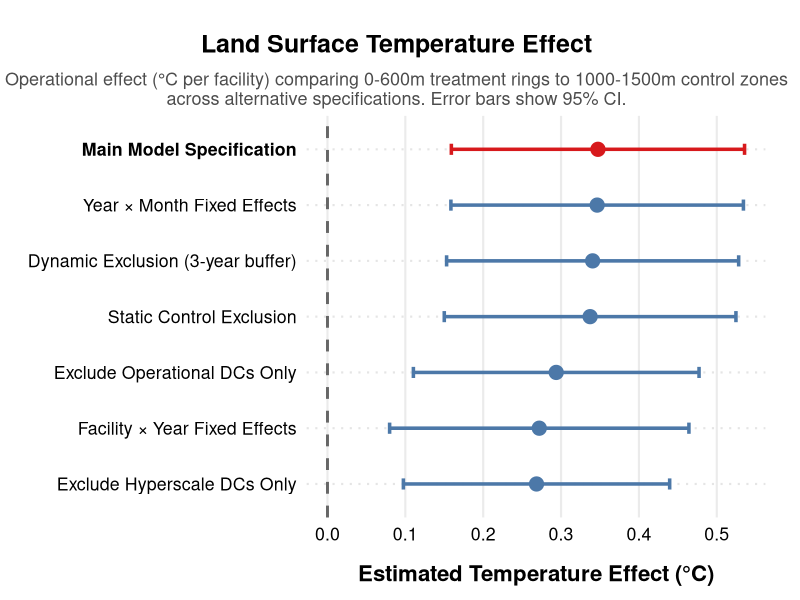

The R source for this figure:
# fig_robustness_forest.R
library(tidyverse)
library(here)

options(bitmapType = "cairo")

# 1. Load the results
cat("Loading all_robust_headline.csv...\n")
raw_res <- read_csv(here("results", "all_robust_headline.csv"), show_col_types = FALSE)

# 2. Filter for Operational effect, drop unclustered models, and create clean labels
plot_data <- raw_res %>%
  filter(term == "treated_post", cluster_var != "none") %>%
  mutate(
    ci_low = estimate - 1.96 * se,
    ci_high = estimate + 1.96 * se,
    
    # Translate model parameters into plain-English poster labels
    model_label = case_when(
      # Add contam_buffer == 0 to isolate the true anchor
      fe_spec == "pixel_id + year" & cluster_var == "export_id" & contam_timing == "dynamic" & contam_scope == "all_oc" & contam_buffer == 0 ~ "Main Model Specification",
      
      contam_timing == "static" & cluster_var == "export_id" ~ "Static Control Exclusion",
      contam_buffer == 3 ~ "Dynamic Exclusion (3-year buffer)",
      fe_spec == "pixel_id + year^export_id" ~ "Facility × Year Fixed Effects",
      fe_spec == "pixel_id + year^month" ~ "Year × Month Fixed Effects",
      contam_scope == "all" ~ "Exclude Operational DCs Only",
      contam_scope == "hs_only" ~ "Exclude Hyperscale DCs Only",
      TRUE ~ paste("Other:", fe_spec)
    ),
    
    # Flag the main model so we can color it differently on the poster
    is_main = ifelse(model_label == "Main Model Specification", "Main", "Robustness Check")
  )

# 3. Order the y-axis so the Main Model is at the very top, and the rest are sorted by effect size
plot_data <- plot_data %>%
  arrange(is_main == "Main", estimate) %>%
  mutate(model_label = fct_inorder(model_label))

# 4. Generate the plot
cat("Rendering forest plot...\n")
p <- ggplot(plot_data, aes(x = estimate, y = model_label, color = is_main)) +
  # Add the zero-effect reference line
  geom_vline(xintercept = 0, linetype = "dashed", color = "gray40", linewidth = 1) +
  
  # Add the confidence interval bars
  geom_errorbarh(aes(xmin = ci_low, xmax = ci_high), height = 0.2, linewidth = 1.2) +
  
  # Add the point estimates
  geom_point(size = 4.5) +
  
  scale_color_manual(values = c("Main" = "#d7191c", "Robustness Check" = "#4C78A8")) +
  

  
  # Set custom x-axis ticks every 0.1 degrees Celsius based on data range
  scale_x_continuous(
    breaks = seq(
      floor(min(plot_data$ci_low) * 10) / 10, 
      ceiling(max(plot_data$ci_high) * 10) / 10, 
      by = 0.1
    )
  )  +
  
  # Clean up labels featuring ring specifications in the subtitle
  labs(
    title = str_wrap("Land Surface Temperature Effect", width = 42),
    subtitle = str_wrap("Operational effect (\u00b0C per facility) comparing 0-600m treatment rings to 1000-1500m control zones across alternative specifications. Error bars show 95% CI.", width = 100),
    x = "Estimated Temperature Effect (\u00b0C)",
    y = NULL 
  ) +
  
  # Poster-friendly theming
  theme_minimal(base_size = 16) +
  theme(
    legend.position = "none",
    
    # Center the title/subtitle over the ENTIRE plot area, not just the panel
    plot.title.position = "plot",
    
    # Give the outer edges breathing room so text doesn't clip
    plot.margin = margin(t = 25, r = 25, b = 10, l = 20, unit = "pt"),
    
    plot.title = element_text(face = "bold", hjust = 0.5, size = 18, margin = margin(b = 10)),
    plot.subtitle = element_text(hjust = 0.5, size = 13, margin = margin(b = 5), color = "gray30"),
    
    # Matched "Main Model Specification" here so the y-axis text bolds correctly
    axis.text.y = element_text(face = ifelse(plot_data$model_label == "Main Model Specification", "bold", "plain"), color = "black"),
    
    axis.text.x = element_text(color = "black"),
    axis.title.x = element_text(face = "bold", margin = margin(t = 15)),
    panel.grid.minor = element_blank(),
    panel.grid.major.y = element_line(color = "gray90", linetype = "dotted")
  )

# 5. Save the output
out_file <- here("figures", "heat_forest_plot.png")
ggsave(out_file, p, width = 11, height = 7, dpi = 300, bg = "white")
cat("Success! Saved forest plot to", out_file, "\n")
